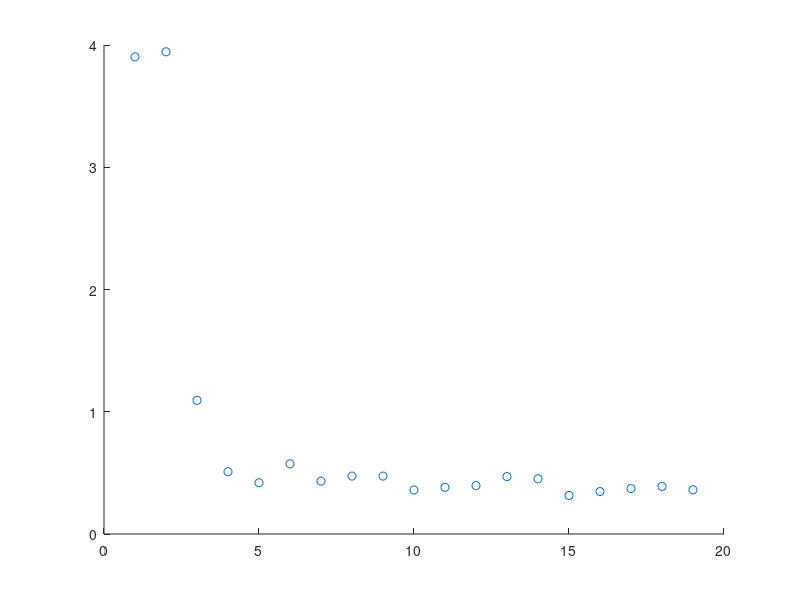

Reproduce this figure in MATLAB.
function stresses

% Number of fibers
n = 19;

% Define constants for matrix stress
mu = 40e-3; % shear modulus
nu = 0.48; % Poissoin's ratio
kappa = (2*mu*(1+nu))/(3*(1-2*nu)); % compression modulus

% Define constant for collagen fiber stress
k1 = 0.28e-3; % stiffness parameter 1
k2 = 4.75; % stiffness parameter 2

% Define the stretch ratios, and the time of each fiber
lambdap = [1.2;1.3;1.2;1.05;1.06;1.4;1.08;1.2;1.2;1.02;1.05;1.07;1.2;1.2;1.3;1.4;1.5;1.6;1.7;1.03;10.4;1.05;1.05;1.06;.107;1.02];
lambdaptime = randi([1 n],1,n);
lambdae = 1.1;

% Locations of fibers that are still acceptable, that have not overstayed
% their welcome.
phicf = zeros(n);
for i = 1:n
    % Volume fraction of the matrix
    phim = 0.8;
    locations = find(lambdaptime > i);
    if ~isempty(locations)
        % Volume fraction of collagen fibers, total should equal 1.
        phicf(i) = (1 - phim) / length(locations);
    else
        phim = 1;
        phicf(i) = 0;
    end
end

%Define some more math symbols
lambda = lambdae*lambdap;
Fe = lambda;
transFe = transpose(Fe);
B = Fe*transFe;
I = 1;
% lambda = sqrt(transFe*Fe); % getal vs kolom

% Calculate the J
J = zeros(n);
sigm = zeros(n);
for m = 1:n
    J(m) = det(Fe(m));
    % stress in the matrix
    sigm(m) = phim*(mu/J(m)*(B(m)-I) + kappa*(log(J(m))/J(m))*I);
end

% Create the fibers, and give all of them a number
sigcf = zeros(n,3);
for k = 1:n
    lambdafin = lambdae*lambdap;
    sigcf(k,1) = phicf(k)*(k1*(lambdafin(k))^2)/J(k)*(exp(k2*(lambdafin(k))^2-1)-1);
    sigcf(k,2) = k;
    sigcf(k,3) = lambdafin(k);
end

% Calculate the total stress for each combination of fibers
sumsig = zeros(n);
for i = 1:n
   locations2 = find(lambdaptime > i);
   for j = 1:length(locations2)
       sumsig(i) = sumsig(i) + sigcf(j,1);
   end
   disp('Fibers discontinued after number'), i, find(lambdaptime<=i)
end

% Total stress for matrix + collagen fibers
sigtmatrix = [];
for t = 1:n
    sigt = sigm(t) + sumsig(t);
    sigtmatrix(end+1) = sigt;
   
end
sigtmatrix
scatter(1:n, sigtmatrix);
